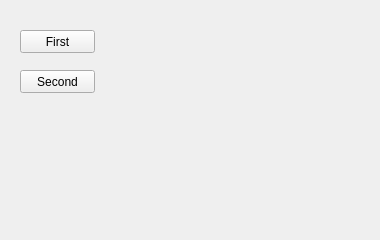
<?xml version="1.0" encoding="UTF-8"?>
<ui version="4.0">
 <class>MainWindow</class>
 <widget class="QMainWindow" name="MainWindow">
  <property name="geometry">
   <rect>
    <x>0</x>
    <y>0</y>
    <width>380</width>
    <height>240</height>
   </rect>
  </property>
  <property name="windowTitle">
   <string>MainWindow</string>
  </property>
  <widget class="QWidget" name="centralWidget">
   <widget class="QPushButton" name="FirstButton">
    <property name="geometry">
     <rect>
      <x>20</x>
      <y>30</y>
      <width>75</width>
      <height>23</height>
     </rect>
    </property>
    <property name="text">
     <string>First</string>
    </property>
   </widget>
   <widget class="QPushButton" name="SecondButton">
    <property name="geometry">
     <rect>
      <x>20</x>
      <y>70</y>
      <width>75</width>
      <height>23</height>
     </rect>
    </property>
    <property name="text">
     <string>Second</string>
    </property>
   </widget>
  </widget>
  <widget class="QMenuBar" name="menuBar">
   <property name="geometry">
    <rect>
     <x>0</x>
     <y>0</y>
     <width>380</width>
     <height>18</height>
    </rect>
   </property>
  </widget>
 </widget>
 <layoutdefault spacing="6" margin="11"/>
 <resources/>
 <connections/>
</ui>
